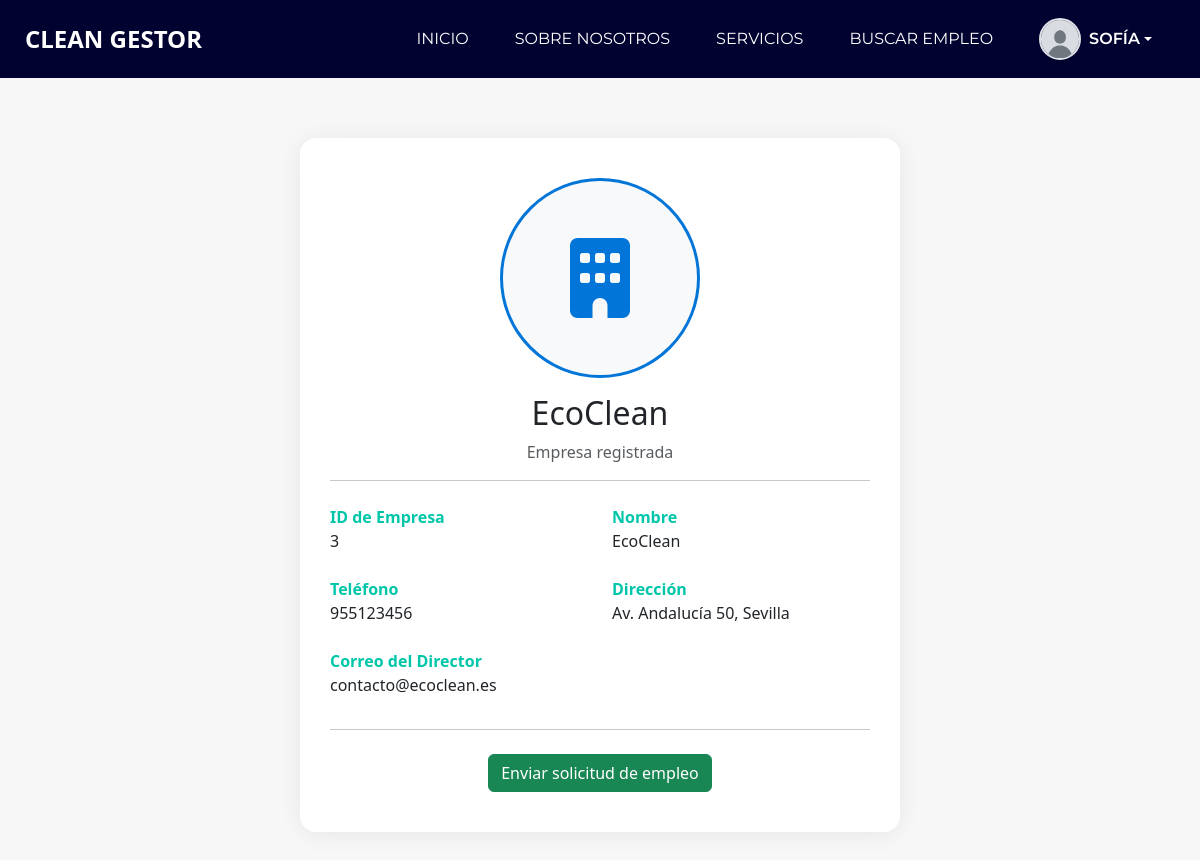
Screenshot of /CleanGestor/views/perfilEmpresa.php?id=3 (signed in) with the database file from the repository.
### tables this page shows
CREATE TABLE `empresa` (
  `idEmpresa` int(11) NOT NULL,
  `nombreEmpresa` varchar(255) NOT NULL,
  `telefonoEmpresa` int(11) NOT NULL,
  `direccion` varchar(255) NOT NULL,
  `correoDirector` varchar(255) NOT NULL
);

### CleanGestor/DAO/EmpresaDAO.php (called while the page is built, shortened)
<?php
include_once '../config/db.php';
include_once '../VO/EmpresaVO.php';
class EmpresaDAO {
    public function getEmpresaById($idEmpresa) {
        $pdo = Database::connect();
        $sql = "SELECT * FROM empresa WHERE idEmpresa = :idEmpresa";
        $stmt = $pdo->prepare($sql);
        $stmt->bindParam(':idEmpresa', $idEmpresa);
        $stmt->execute();
        $result = $stmt->fetch(PDO::FETCH_ASSOC);
        if ($result) {
            return new EmpresaVO(
                $result['idEmpresa'],
                $result['nombreEmpresa'],
                $result['telefonoEmpresa'],
                $result['direccion'],
                $result['correoDirector']
            );
        } else {
            return null;
        }
    }
}
?>

### CleanGestor/VO/EmpresaVO.php (called while the page is built, shortened)
<?php
class EmpresaVO {
    private $idEmpresa;
    private $nombreEmpresa;
    private $telefonoEmpresa;
    private $direccion;
    private $correoDirector;
    public function __construct($idEmpresa, $nombreEmpresa, $telefonoEmpresa, $direccion, $correoDirector) {
        $this->idEmpresa = $idEmpresa;
        $this->nombreEmpresa = $nombreEmpresa;
        $this->telefonoEmpresa = $telefonoEmpresa;
        $this->direccion = $direccion;
        $this->correoDirector = $correoDirector;
    }
    public function getIdEmpresa() {
        return $this->idEmpresa;
    }
    public function getNombreEmpresa() {
        return $this->nombreEmpresa;
    }
    public function getTelefonoEmpresa() {
        return $this->telefonoEmpresa;
    }
    public function getDireccion() {
        return $this->direccion;
    }
    public function getCorreoDirector() {
        return $this->correoDirector;
    }
}
?>

### CleanGestor/config/db.php (called while the page is built)
<?php
class Database {
    private static $host = 'localhost';
    private static $dbname = 'gestor';
    private static $username = 'root';
    private static $password = '';
    private static $pdo = null;
    public static function connect() {
        if (self::$pdo === null) {
            try {
                self::$pdo = new PDO(
                    'mysql:host=' . self::$host . ';dbname=' . self::$dbname . ';charset=utf8',
                    self::$username,
                    self::$password
                );
                self::$pdo->setAttribute(PDO::ATTR_ERRMODE, PDO::ERRMODE_EXCEPTION);
            } catch (PDOException $e) {
                die("Error de conexión: " . $e->getMessage());
            }
        }
        return self::$pdo;
    }
}
?>

### CleanGestor/DAO/SolicitudDAO.php (called while the page is built, shortened)
<?php
include_once '../config/db.php';
class SolicitudDAO {
    private $conn;
    public function __construct() {
        $this->conn = Database::connect();
    }
    public function yaHaSolicitado($dni, $idEmpresa) {
        $sql = "SELECT COUNT(*) FROM solicitudempleo WHERE dniTrabajador = ? AND idEmpresa = ?";
        $stmt = $this->conn->prepare($sql);
        $stmt->execute([$dni, $idEmpresa]);
        return $stmt->fetchColumn() > 0;
    }
}
?>

### CleanGestor/views/perfilEmpresa.php (the view, shortened to what this page needs)
<?php
include_once '../DAO/EmpresaDAO.php';
include_once '../DAO/SolicitudDAO.php';
$dni = $_SESSION['dni'];
$tipoUsuario = $_SESSION['tipo_usuario'] ?? '';
$idEmpresa = $_GET['id'] ?? null;
$empresaDAO = new EmpresaDAO();
$solicitudDAO = new SolicitudDAO();
$empresa = $empresaDAO->getEmpresaById($idEmpresa);
$yaSolicito = $solicitudDAO->yaHaSolicitado($dni, $idEmpresa);
?>
<!DOCTYPE html>
<html lang="es">
<head>
  <link rel="stylesheet" href="../assets/css/bootstrap.css?v=<?php echo time(); ?>">
  <link rel="stylesheet" href="https://cdnjs.cloudflare.com/ajax/libs/animate.css/4.1.1/animate.min.css">
  <link rel="stylesheet" href="../assets/css/style.css?v=<?php echo time(); ?>">
  <link rel="stylesheet" href="../assets/css/responsive.css?v=<?php echo time(); ?>">
</head>
<body>
  <div class="hero_area">
      <header class="header_section">
        <div class="container-fluid">
          <?php include_once("navbar.php"); ?>
        </div>
      </header>
    <section class="profile-section">
      <div class="container">
        <div class="profile-card animate__animated animate__fadeInUp">
          <div class="text-center">
          <div class="profile-icon-container mb-2">
            <i class="fa-solid fa-building fa-3x"></i>
          </div>
            <h2 class="mt-3"><?php echo htmlspecialchars($empresa->getNombreEmpresa()); ?></h2>
            <p class="text-muted mb-2">Empresa registrada</p>
          </div>
          <hr>
          <div class="profile-info mt-4">
            <div class="row mb-2">
              <div class="col-md-6">
                <label><strong>ID de Empresa</strong></label>
                <p><?php echo htmlspecialchars($empresa->getIdEmpresa()); ?></p>
              </div>
              <div class="col-md-6">
                <label><strong>Nombre</strong></label>
                <p><?php echo htmlspecialchars($empresa->getNombreEmpresa()); ?></p>
              </div>
            </div>
            <div class="row mb-2">
              <div class="col-md-6">
                <label><strong>Teléfono</strong></label>
                <p><?php echo htmlspecialchars($empresa->getTelefonoEmpresa()); ?></p>
              </div>
              <div class="col-md-6">
                <label><strong>Dirección</strong></label>
                <p><?php echo htmlspecialchars($empresa->getDireccion()); ?></p>
              </div>
            </div>
            <div class="row mb-2">
              <div class="col-md-6">
                <label><strong>Correo del Director</strong></label>
                <p><?php echo htmlspecialchars($empresa->getCorreoDirector()); ?></p>
              </div>
            </div>
          </div>
          <hr>
          <?php if ($tipoUsuario === 'trabajador' && !$yaSolicito): ?>
                <form action="enviar_solicitud.php" method="post" class="text-center">
                <button type="submit" class="btn btn-success mt-2">Enviar solicitud de empleo</button>
                </form>
          <?php elseif ($yaSolicito): ?>
            <p class="text-warning text-center mt-3">Ya has enviado una solicitud a esta empresa.</p>
          <?php endif; ?>
        </div>
      </div>
    </section>
  </div>
</body>
</html>

### CleanGestor/assets/css/style.css (style rules this page uses)
body { height: auto; min-height: 100%; background: #fff; font-family: 'Montserrat', Arial, sans-serif; overflow-x: hidden; }
.btn, .btn:focus { outline: none !important; -webkit-box-shadow: none; box-shadow: none; }
.hero_area { position: relative; background-color: #020230; height: auto !important; overflow: visible !important; min-height: 100vh; display: -webkit-box; display: -ms-flexbox; display: flex; -webkit-box-orient: vertical; -webkit-box-direction: normal; -ms-flex-direction: column; flex-direction: column; }
.header_section .container-fluid { padding-right: 25px; padding-left: 25px; }
.profile-section { padding: 60px 0; background: #f7f7f7; min-height: 80vh; }
.profile-card { background: #fff; border-radius: 16px; box-shadow: 0 2px 24px rgba(0,0,0,0.07); padding: 40px 30px; max-width: 600px; margin: 0 auto; }
.profile-info label { font-weight: 600; color: #00c6a9; margin-bottom: 0; }
.profile-info p { margin-bottom: 16px; }
.btn-success, .btn-secondary { font-size: 1rem; padding: 10px 15px; }
.profile-icon-container { width: 200px; height: 200px; border-radius: 50%; background: #f8f9fa; border: 3px solid #0275d8; display: flex; align-items: center; justify-content: center; margin: 0 auto; }
.profile-icon-container i { color: #0275d8; font-size: 5rem; }
.text-muted { color: #ddd; }

### CleanGestor/assets/css/responsive.css (style rules this page uses)
@media (min-width: 1200px) { .container { max-width: 1170px; } }

### rows the page displays
empresa: nombreEmpresa "EcoClean", idEmpresa "3", telefonoEmpresa "955123456", direccion "Av. Andalucía 50, Sevilla", correoDirector "contacto@ecoclean.es"

### other values shown
$_SESSION['nombre'] "SOFÍA"
